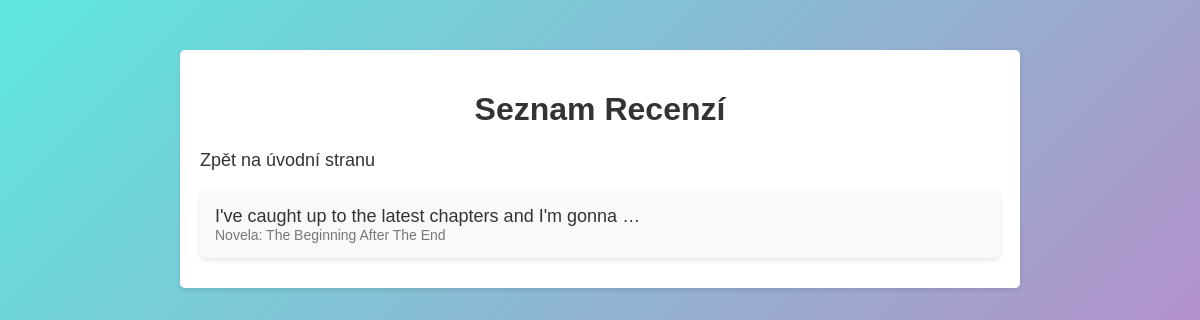
The page /recenze/ on the database its author committed.
### novel/models.py (models this page shows, shortened)
class Recenze(models.Model):
    novela = models.ForeignKey(Novela, related_name='recenze', on_delete=models.CASCADE)
    obsah = models.TextField()
    hodnoceni = models.IntegerField()  # Assuming a rating system, e.g., 1-5 stars
    datum_recenzovani = models.DateField(auto_now_add=True)

class Novela(models.Model):
    nazev = models.CharField(max_length=200)
    autor = models.ForeignKey(Autor, related_name='novely', on_delete=models.CASCADE)
    datum_vydani = models.DateField()

### novel/views.py (the view)
# urls.py: path('recenze/', RecenzeListView.as_view(), name='recenze_list'),
class RecenzeListView(ListView):
    model = Recenze
    template_name = 'recenze_list.html'

### novel/templates/recenze_list.html (shortened to what this page needs)
<!DOCTYPE html>
<html>
<head>
</head>
<body>
    <div class="container">
        <h1>Seznam Recenzí</h1>
        <div class="nav-links">
            <a href="{% url 'index' %}">Zpět na úvodní stranu</a>
        </div>
        <ul>
            {% for recenze in object_list %}
                <li>
                    <a href="{% url 'recenze_detail' recenze.pk %}">{{ recenze.obsah|truncatewords:10 }}</a>
                    <div class="novela-name">Novela: {{ recenze.novela.nazev }}</div>
                </li>
            {% endfor %}
        </ul>
    </div>
</body>
</html>

### novel/templates/recenze_list.html (style rules this page uses)
body { font-family: Arial, sans-serif; margin: 0; padding: 0; background: linear-gradient(135deg, #5ee7df, #b490ca); }
h1 { text-align: center; color: #333; }
ul { list-style: none; padding: 0; margin: 0; }
li { margin-bottom: 10px; background-color: #f9f9f9; padding: 15px; border-radius: 5px; box-shadow: 0 2px 5px rgba(0, 0, 0, 0.1); }
a { text-decoration: none; color: #333; transition: color 0.3s; font-size: 18px; }
.container { max-width: 800px; margin: 50px auto; background-color: #fff; padding: 20px; border-radius: 5px; box-shadow: 0 2px 5px rgba(0, 0, 0, 0.1); }
.nav-links { display: flex; justify-content: space-between; margin-bottom: 20px; }
.novela-name { color: #777; font-size: 14px; }

### rows shown on the page
Recenze: obsah "I've caught up to the latest chapters and I'm gonna …", novela.nazev "The Beginning After The End"
